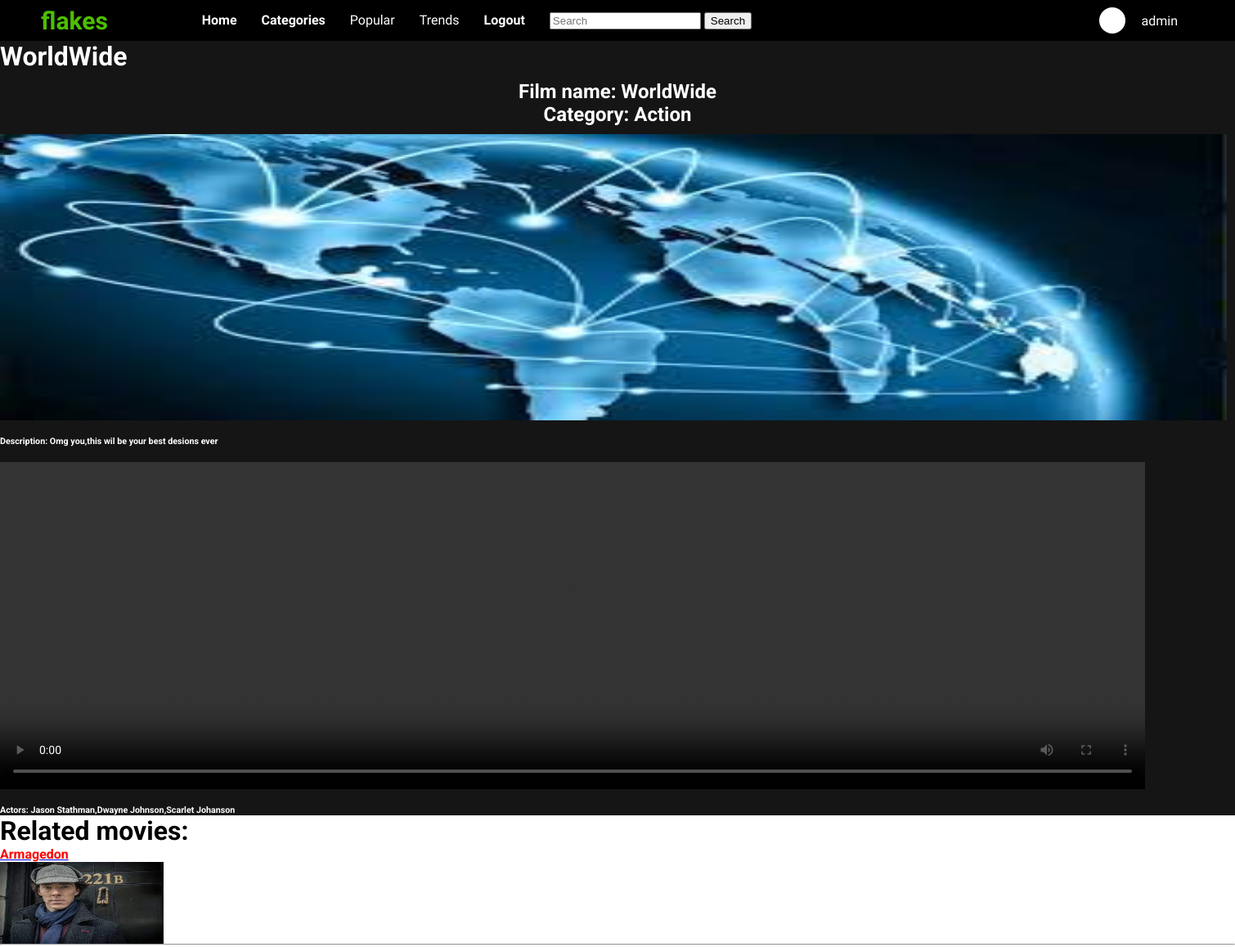
Screenshot of /film/1/ (signed in) with the database file from the repository.
### base/models.py (models this page shows, shortened)
class Film(models.Model):
    title = models.CharField(max_length=100)
    video = models.FileField(upload_to='videos/')
    category = models.ForeignKey(Category,on_delete=models.CASCADE)
    description = models.TextField()
    year = models.IntegerField()
    actors = models.CharField(max_length=100)
    director = models.CharField(max_length=100)
    country = models.CharField(max_length=100)
    language = models.CharField(max_length=50)
    duration = models.IntegerField()
    rating = models.IntegerField()
    trending = models.BooleanField()
    popular = models.BooleanField()
    image = models.ImageField(upload_to='images/')

class Category(models.Model):
    name = models.CharField(max_length=100)
    description = models.TextField()
    def __str__(self):
        return self.name

### base/views.py (the view)
# urls.py: path("film/<str:product_id>/",views.film_details,name="film_detail"),
@login_required(login_url='login')
def film_details(request,product_id):
    film = Film.objects.get(id=product_id)
    related_movies = Film.objects.filter(category=film.category).exclude(id=product_id)
    context = {'film': film,"related_movies":related_movies}
    return render(request, 'base/film_details.html', context)

### base/views.py (called while the page is built)
def all_categories(request):
    return {
        "categories":Category.objects.all()
    }

### base/templates/base/film_details.html (shortened to what this page needs)
{% load static %}
<head>
    <link rel="stylesheet" href="{% static 'css/style.css'%}">
    <link rel="stylesheet" href="https://cdnjs.cloudflare.com/ajax/libs/font-awesome/5.15.2/css/all.min.css">
</head>
<body style="background-color:white;">
    {% include 'base/navbar.html' %}
    <div class="container">
                <h1 class="movie-list-title">{{ film.title }}</h1>
                        <h2 style="text-align:center;padding:10px">Film name: {{ film.title }}<br>Category:
                            {{ film.category}}</h2>
                        {% if film.image %}
                        <img width="1500" height="350" src="{{ film.image.url }}">
                        {% endif %}
                        <br></br>
                        <h6>Description:<strong> {{ film.description }}</h6>
                        <br>
                        <video width='1400' height="400" controls>
                            <source src='{{ film.video.url }}' type='video/mp4'>
                        </video>
                        <br></br>
                        <h6>Actors:<strong> {{ film.actors }}</h6>
                    </div>
        <h1>Related movies:</h1>
        {% for movie in related_movies %}
        <a href="{% url 'film_detail' movie.id %}">
            <p style="color:red;text-decoration: none;">{{ movie.title }}</p style="color:white">
            {% if movie.image %}
            <img width="200" height="100" src="{{ movie.image.url }}">
            </a>
        {% endif %}
        {% endfor %}
</body>

### base/templates/base/navbar.html (shortened to what this page needs)
{% load static %}
<div class="navbar">
    <div class="navbar-container">
        <div class="logo-container">
            <h1 class="logo">flakes</h1>
        </div>
        <div class="menu-container">
            <ul class="menu-list">
                <li class="menu-list-item active"><a href="/" style="color:white;text-decoration: none;">Home</a></li>
                <li class="menu-list-item active"><a href="{% url 'categories' %}" style="color:white;text-decoration: none;">Categories</a></li>
                <li class="menu-list-item"><a href="{% url 'popular_films' %}" style="color:white;text-decoration: none;">Popular</a></li>
                <li class="menu-list-item"><a href="{% url 'trending_films' %}" style="color:white;text-decoration: none;">Trends</a></li>
                {% if user.is_authenticated %}
                <li class="menu-list-item active"><a href="{% url 'logout' %}" style="color:white;text-decoration: none;">Logout</a></li>
                {% else %}
                <li class="menu-list-item active"><a href="{% url 'login' %}" style="color:white;text-decoration: none;">Log in</a></li>
                <li class="menu-list-item active"><a href="{% url 'register' %}" style="color:white;text-decoration: none;">Register</a></li>
                {% endif %}
                <li>
                    <form class="form-inline my-2 my-lg-0" action="{% url 'search' %}" method="POST">
                        <input class="form-control mr-sm-2" name="search" type="search" placeholder="Search" aria-label="Search">
                        <button class="btn btn-outline-success my-2 my-sm-0" type="submit">Search</button>
                    </form>
                </li>
            </ul>
        </div>
        <div class="profile-container">
            {% if user.is_authenticated %}
            <img class="profile-picture" src="{% static 'img/blank.png' %}" alt="">
            <div class="profile-text-container">
                <span class="profile-text">{{ request.user.username }}</span>
            </div>
            {% else %}
            <div class="profile-text-container">
                <span class="profile-text">AnonymusUser</span>
            </div>
            {% endif %}
        </div>
    </div>
</div>

### static/css/style.css (style rules this page uses)
* { margin: 0; }
body { font-family: "Roboto", sans-serif; }
.navbar { width: 100%; height: 50px; background-color: black; position: sticky; top: 0; }
.navbar-container { display: flex; align-items: center; padding: 0 50px; height: 100%; color: white; font-family: "Sen", sans-serif; }
.logo-container { flex: 1; }
.logo { font-size: 30px; color: #4dbf00; }
.menu-container { flex: 6; }
.menu-list { display: flex; list-style: none; }
.menu-list-item { margin-right: 30px; }
.menu-list-item.active { font-weight: bold; }
.profile-container { flex: 2; display: flex; align-items: center; justify-content: flex-end; }
.profile-text-container { margin: 0 20px; }
.profile-picture { width: 32px; height: 32px; border-radius: 50%; object-fit: cover; }
.container { background-color: #151515; min-height: calc(100vh - 50px); color: white; }

### rows the page displays
Film: title "WorldWide", category "Action", image (picture), description "Omg you,this wil be your best desions ever", actors "Jason Stathman,Dwayne Johnson,Scarlet Johanson"
Film: title "Armagedon", image (picture)

### other values shown
{{ request.user.username }} "admin"
